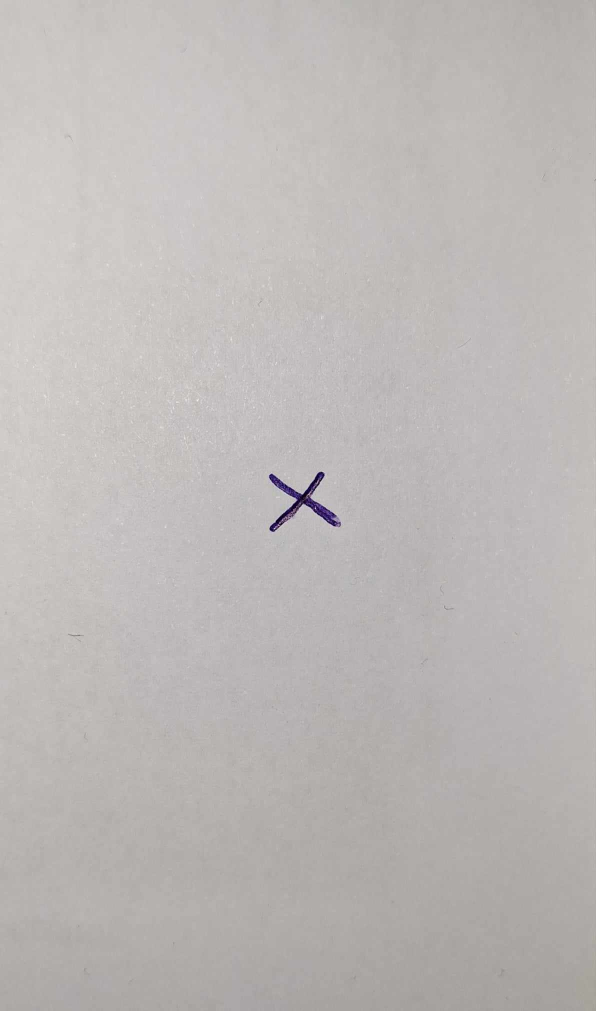
#> input picture src/vision/x.jpg, 1192 x 2021 px, given in place of x.png, which was not available (shown at 1/2 size)
$ python find_paper_traj.py
#> lines starting #> are read from the running program, lines starting #| are printed output that depends on the picture; after the words box and inside, x2 and y2 are one past the last pixel; in counts of white or black regions, pixels touching at a corner belong together; pictures that were not available may be replaced by others from this repository, and a replacement may not be noted
#> further down, image is the input picture: shape (2021, 1192, 3); mean B, G, R 183, 184.7, 188.7
import cv2
import numpy as np
# from detect_paper import find_paper

def resize_frame(image, scale=50):
    dim = (int(image.shape[1] * scale / 100),
            int(image.shape[0] * scale / 100))
    resized_image = cv2.resize(image, dim, interpolation=cv2.INTER_AREA)

    return resized_image

# [5 lines left out: function gamma_correction, not called in this run]


def find_conts(img):
    grey = cv2.cvtColor(img, cv2.COLOR_BGR2GRAY)
    grey = cv2.GaussianBlur(grey,(5,5),cv2.BORDER_DEFAULT)
    _, th = cv2.threshold(grey, 127, 255, cv2.THRESH_BINARY)
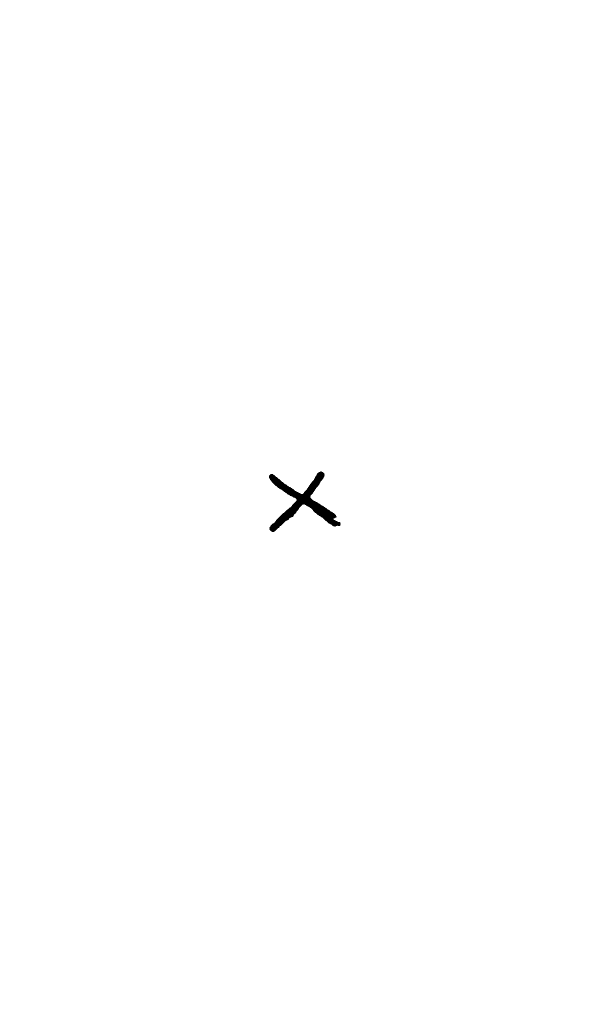
#> th: shape (2021, 1192) (shown at 1/2 size); 99.8% white; 1 black region, box (x1, y1, x2, y2) and area: (538, 943, 681, 1064) 4789
    kernel = np.ones((5, 5), np.uint8)
    th = cv2.morphologyEx(th, cv2.MORPH_OPEN, kernel)
#> th: shape (2021, 1192); 99.8% white; 1 black region
    cont, _ = cv2.findContours(th, cv2.RETR_LIST, cv2.CHAIN_APPROX_SIMPLE)
#> cont = 2 contours; box (x1, y1, x2, y2) and area: (0, 0, 1192, 2021) 2405820, (537, 942, 682, 1065) 5071
    return cont

# [30 lines left out: functions find_start, sort_rectangle, not called in this run]

def find_paper(image_path):

    image = cv2.imread(image_path)
    image = resize_frame(image)

    is_paper = False

    gray = cv2.cvtColor(image.copy(), cv2.COLOR_BGR2GRAY)
    blurred = cv2.GaussianBlur(gray, (5, 5), 0)
    edges = cv2.Canny(blurred, 50, 150)
    kernel = np.ones((3,3))
    edges = cv2.dilate(edges, kernel, iterations=2)
    cv2.imshow('edges', edges)
    cv2.waitKey(0)
    contours, _ = cv2.findContours(edges, cv2.RETR_LIST, cv2.CHAIN_APPROX_SIMPLE)
    max_area = 2000

    if contours is not None:
        for contour in contours:

            epsilon = 0.01 * cv2.arcLength(contour, True)
            approx = cv2.approxPolyDP(contour, epsilon, True)
            if len(approx) == 4:
                if cv2.contourArea(approx) > max_area:
                    is_paper = True
                    paper = approx
                    # print(approx, type(approx))


        if is_paper:
            print(paper)
            paper_sorted = sort_rectangle(paper)
            print(paper_sorted)
            width, height = image.shape[1], image.shape[0]
            target_corners = np.float32([[0, 0], [width, 0], [width, height], [0, height]])
            perspective_matrix = cv2.getPerspectiveTransform(paper_sorted, target_corners)
            transformed_image = cv2.warpPerspective(image, perspective_matrix, (width, height))
            cv2.imshow("Paper Detection", image)
            cv2.imshow("Transformed Image", transformed_image)
            cv2.waitKey(0)
            cv2.destroyAllWindows()

            return transformed_image
            # return roi
        else:
            return image


# [56 lines left out: function find_lines, not called in this run]


image = cv2.imread('x.png')
x = find_conts(image)
#> x has the same summary as cont in find_conts
x = x[0]
#> x = contour of 274 points, box (x1, y1, x2, y2) (537, 942, 682, 1065), area 5071


# image = resize_frame(image.copy())
# cv2.imshow("gowno", image)

trajmap = find_paper('test.png')
#> (the run stopped early here; a loop or call above may not have finished)

$ run again, with src/vision/trasa10.jpg copied over src/vision/x.jpg
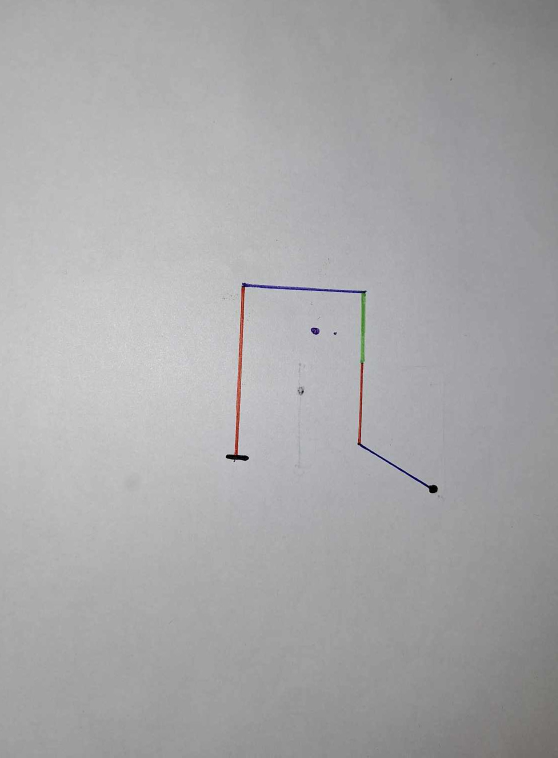
#> input picture src/vision/trasa10.jpg, 1116 x 1515 px, given in place of x.png, which was not available (shown at 1/2 size)
#> image is the input picture: shape (1515, 1116, 3); mean B, G, R 168.9, 167.7, 168.1
#> in find_conts, `_, th = cv2.threshold(grey, 127, 255, cv2.THRESH_BINARY)`:
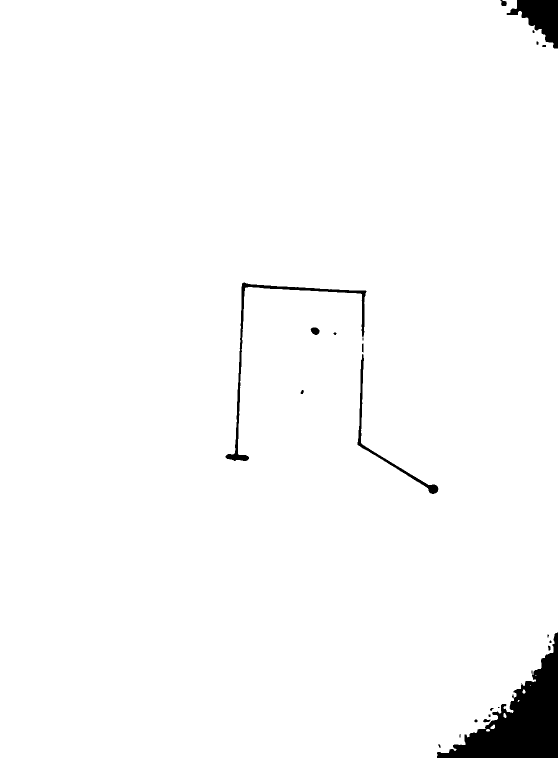
#> th: shape (1515, 1116) (shown at 1/2 size); 97.9% white; 23 black regions (7 under 20 px), largest, box (x1, y1, x2, y2) and area: (874, 1265, 1116, 1515) 23464, (1013, 0, 1116, 97) 5130, (451, 565, 733, 922) 3929
#> cont = 18 contours, 1 with area under 20; largest, box (x1, y1, x2, y2) and area: (0, 0, 1116, 1515) 1658845, (450, 564, 734, 923) 4690, (714, 686, 878, 989) 2466, (620, 654, 640, 671) 220, (1095, 1290, 1102, 1302) 50
#> `x = find_conts(image)`: x has the same summary as cont in find_conts
#> `x = x[0]`: x = contour of 15 points, box (x1, y1, x2, y2) (876, 1487, 882, 1497), area 30
